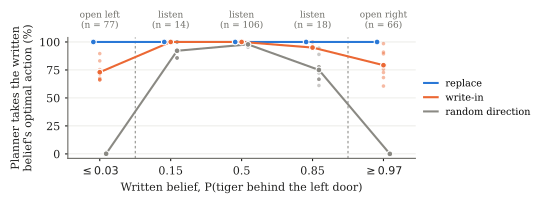

The script that saved this image:
# ABSOLUTE PATH: reports/2026-11-03_paper_figures/tiger_intervention.py
# ======================================================================================================================
# DESIGN DECISIONS & THEORETICAL FOUNDATIONS
# ----------------------------------------------------------------------------------------------------------------------
# Paper figure: the write-in intervention on the Tiger latent (PROTOCOL.md C-q.2;
# reports/2026-11-15_interpretability/tiger_intervention.py), ten training seeds of runs/sweeps/polyak.
# - Question the figure answers: when another belief is written into the latent, does the planner take the optimal
#   action OF THE WRITTEN BELIEF? Only rows of the flip set are shown (the exact optimal action differs between the
#   latent's own belief and the written one), so "yes" always means the action had to change.
# - x: the written belief P(tiger left), grouped into Tiger's belief levels (the log-odds are multiples of
#   log(0.85 / 0.15); the two outer groups pool every level beyond two net growls). The optimal action of each group
#   is printed above the plot: a door in the outer groups, LISTEN in the three inner ones.
# - y: share of flip-set rows whose planner action equals the written belief's optimal action. One dot per seed, the
#   line joins the means over seeds.
# - Three interventions: replace (the latent is set to the belief-to-latent map of the written belief), write-in (only
#   the belief component is moved, the rest of the latent is kept), and a random direction of the same length (the
#   control). The control is drawn in neutral grey: it is a reference, not a series to compare hues on. It reaches
#   the LISTEN groups because a perturbed latent falls back to LISTEN, and stays at zero where a door is asked for,
#   which is why the door groups are the discriminating ones (the amendment registered before the ten-seed run).
# - Two hues (dataviz slots 1 and 2, blue and orange; validated: CVD separation 24.7, contrast >= 3:1 on the light
#   surface) plus the grey control; every series is labelled directly at its right end and in the legend.
# - Read from runs/interpretability/tiger_intervention/polyak_seed<s>.npz: no randomness, CPU only, vector PDF with
#   Type 42 fonts.
# Run: uv run reports/2026-11-03_paper_figures/tiger_intervention.py -> reports/2026-11-03_paper_figures/tiger_intervention.pdf
# ======================================================================================================================
import math
from pathlib import Path

import matplotlib

matplotlib.use("pdf")
import matplotlib.pyplot as plt
import numpy as np

ROOT = Path(__file__).resolve().parents[2]
SEEDS = range(10)
STEP = math.log(0.85 / 0.15)                                   # one growl of evidence, in log-odds
GROUPS = [(-2, r"$\leq 0.03$"), (-1, "0.15"), (0, "0.5"), (1, "0.85"), (2, r"$\geq 0.97$")]
ARMS = [("replace", "replace", "#2a78d6"), ("write_in", "write-in", "#eb6834"), ("random", "random direction", "#8a8983")]
INK, MUTED, GRID = "#1f1f1e", "#6b6a64", "#e4e3de"
ACTIONS = {0: "listen", 1: "open left", 2: "open right"}


def shares(seed: int) -> tuple[dict[str, list[float]], list[int], list[int]]:
    """Per arm, the share of flip-set rows per belief group that take the written belief's optimal action."""
    d = np.load(ROOT / f"runs/interpretability/tiger_intervention/polyak_seed{seed}.npz")
    b = np.clip(d["belief_target"], 1e-9, 1 - 1e-9)
    level = np.clip(np.rint(np.log(b / (1 - b)) / STEP), -2, 2).astype(int)
    flip = d["optimal_source"] != d["optimal_target"]
    out, counts, optimal = {arm: [] for arm, _, _ in ARMS}, [], []
    for k, _ in GROUPS:
        rows = flip & (level == k)
        counts.append(int(rows.sum()))
        asked = np.unique(d["optimal_target"][rows])
        if len(asked) != 1:
            raise ValueError(f"seed {seed}, group {k}: the written beliefs ask for {len(asked)} different actions.")
        optimal.append(int(asked[0]))
        for arm, _, _ in ARMS:
            out[arm].append(float((d[f"action_{arm}"][rows] == d["optimal_target"][rows]).mean()))
    return out, counts, optimal


def main():
    plt.rcParams.update({"font.family": "serif", "font.size": 8, "pdf.fonttype": 42, "axes.edgecolor": MUTED,
                         "axes.labelcolor": INK, "xtick.color": INK, "ytick.color": INK})
    per_seed = [shares(s) for s in SEEDS]
    counts, optimal = per_seed[0][1], per_seed[0][2]
    if any(p[1] != counts or p[2] != optimal for p in per_seed):
        raise ValueError("The seeds do not share one set of intervened rows.")
    fig, ax = plt.subplots(figsize=(5.5, 2.1))
    xs = np.arange(len(GROUPS))
    for (arm, label, colour), dx in zip(ARMS, (-0.09, 0.0, 0.09)):
        values = 100 * np.array([p[0][arm] for p in per_seed])                 # (seeds, groups)
        ax.plot(np.repeat(xs + dx, len(SEEDS)), values.T.reshape(-1), "o", ms=2.6, color=colour, alpha=0.45, mec="none",
                zorder=2)
        ax.plot(xs + dx, values.mean(0), "-", lw=1.5, color=colour, zorder=3, label=label)
        ax.plot(xs + dx, values.mean(0), "o", ms=4.2, color=colour, mec="white", mew=0.8, zorder=4)
        print(f"{label:17s}", " ".join(f"{v:6.1f}" for v in values.mean(0)), " (mean % per group)")
    ax.set_xticks(xs, [label for _, label in GROUPS])
    ax.set_xlim(-0.45, len(GROUPS) - 0.55)
    ax.set_ylim(-4, 104)
    ax.set_yticks([0, 25, 50, 75, 100])
    ax.set_xlabel("Written belief, P(tiger behind the left door)")
    ax.set_ylabel("Planner takes the written\nbelief's optimal action (%)")
    for x, action, n in zip(xs, optimal, counts):
        ax.text(x, 111, f"{ACTIONS[action]}\n(n = {n})", ha="center", va="bottom", fontsize=6.5, color=MUTED, linespacing=1.1)
    for x in (0.5, 3.5):                                                       # the optimal action changes here
        ax.axvline(x, color=MUTED, lw=0.6, ls=(0, (3, 3)), zorder=1)
    ax.spines[["top", "right"]].set_visible(False)
    ax.tick_params(length=2)
    ax.grid(axis="y", color=GRID, lw=0.5)
    ax.set_axisbelow(True)
    ax.legend(frameon=False, fontsize=7, loc="center left", bbox_to_anchor=(1.0, 0.5), handlelength=1.4)
    fig.tight_layout()
    out = Path(__file__).with_suffix(".pdf")
    fig.savefig(out, bbox_inches="tight")
    fig.savefig(out.with_suffix(".png"), dpi=200, bbox_inches="tight")
    print(out, "flip-set rows per group", counts, "optimal action per group", [ACTIONS[a] for a in optimal])


if __name__ == "__main__":
    main()
